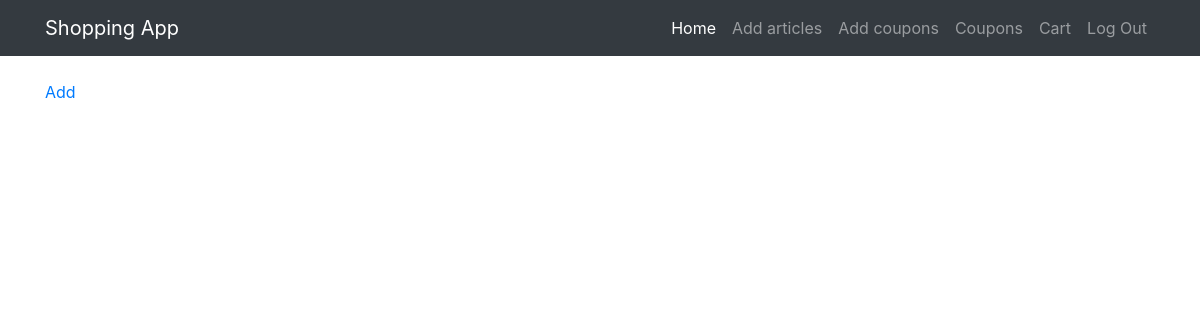
Page /coupons/ (signed in) on the earlier database version.
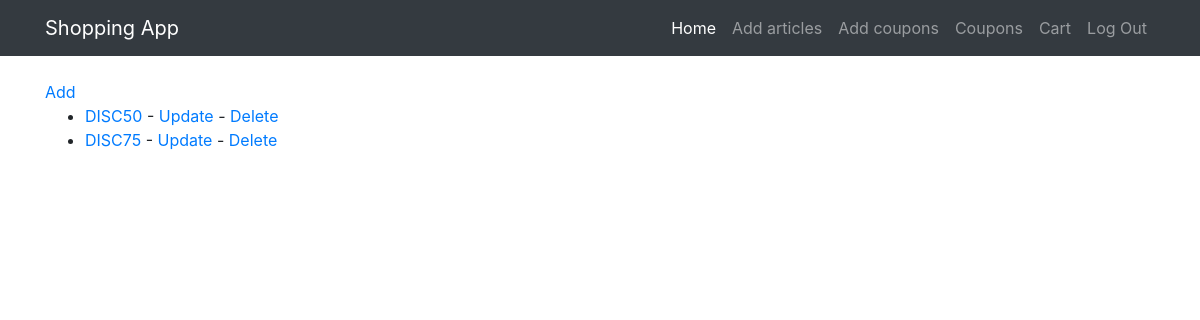
Same page on the later database version.
### coupons/models.py (models this page shows, shortened)
class Coupon(models.Model):
    code = models.CharField(max_length=50)
    valid_from = models.DateTimeField()
    valid_to = models.DateTimeField()
    discount = models.IntegerField(
        validators=[MinValueValidator(0), MaxValueValidator(100)])
    active = models.BooleanField()
    def __str__(self):
        return self.code

### coupons/views.py (the view)
# urls.py: path('', views.ListCouponView.as_view(), name='coupon_list'),
class ListCouponView(ListView):
    model = Coupon
    template_name = 'coupon/list.html'

### coupons/templates/coupon/list.html (shortened to what this page needs)
{% extends "base.html" %}
{% load i18n %}
{% block content %}
<a href="{% url 'coupon:coupon_add' %}">{%trans 'Add' %} {{ coupon }}</a>
<ul>
    {% for coupon in object_list %}
    <li><a href="{% url 'coupon:coupon_details' coupon.id %}">{{ coupon }}</a>  - <a href="{% url 'coupon:coupon_update' coupon.id %}">{% trans 'Update'%}</a> - <a href="{% url 'coupon:coupon_delete' coupon.id %}">{% trans 'Delete' %}</a></li>
    {% endfor %}
</ul>
{% endblock %}

Differences in the rows shown:
added Coupon: code "DISC50"
added Coupon: code "DISC75"
